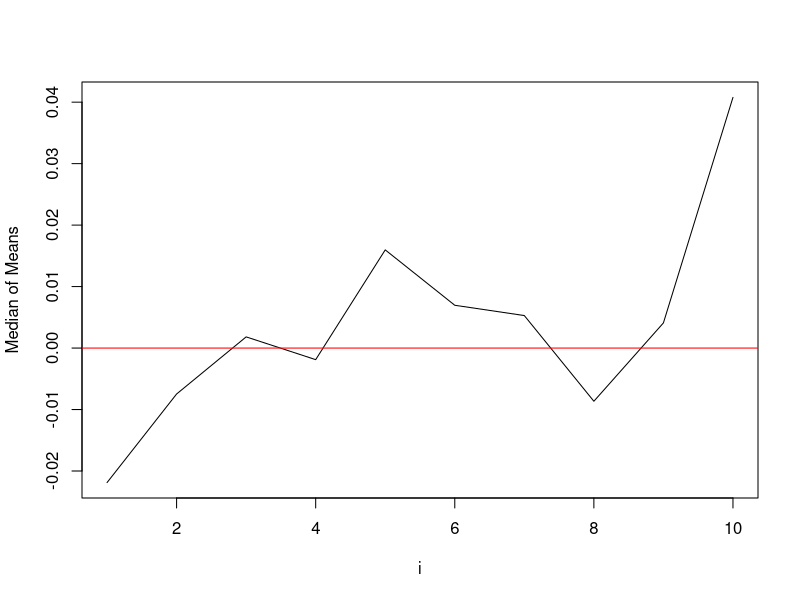

Generate this figure with R: (Note: this script raises an error after producing the figure.)
## ---- chunk 1
knitr::opts_chunk$set(echo = TRUE)
## ---- chunk 2
set.seed(1234)
## ---- chunk 3
median_of_means <- function(seq, n) {
  if (n > length(seq)) {
    n <- ceiling(length(seq) / 2)
  }
  indic <- rep(1:n, each = floor(length(seq) / n))
  indic <- sample(indic)
  moyennes <- sapply(1:n, function(block) mean(seq[indic == block]))
  return(median(moyennes))
}
## ---- chunk 4
rob_median_of_means <- function(seq, n, l) {
  res <- replicate(l, median_of_means(seq, n))
  return(mean(res))
}
## ---- chunk 5
M=0
population1=rnorm(1000,M,3)
c(median_of_means(population1, 10),mean(population1),(mean(population1) - median_of_means(population1, 10)) ^ 2)

## ---- chunk 6
c(rob_median_of_means(population1, 10, 20),mean(population1),(mean(population1) - rob_median_of_means(population1, 10, 20)) ^ 2)
## ---- chunk 7
population2=rnorm(1000,4,1)
c(median_of_means(population2, 10),mean(population2),(mean(population2) - median_of_means(population2, 10)) ^ 2)
## ---- chunk 8
c(rob_median_of_means(population2, 10, 20),mean(population2),(mean(population2) - rob_median_of_means(population2, 10, 20)) ^ 2)
## ---- chunk 9
population3=rt(1000, df=5)
c(median_of_means(population3, 10),mean(population3),(mean(population3) - median_of_means(population3, 10)) ^ 2)
## ---- chunk 10
c(rob_median_of_means(population3, 10, 20),mean(population3),(mean(population3) - rob_median_of_means(population3, 10, 20)) ^ 2)
## ---- chunk 11
median_of_means_opt <- function(seq, alpha) {
  n=length(seq)
  k <- abs(trunc(8*log(1/alpha)))
  m <- n/k
  indic <- rep(1:k, each = m)
  moyennes <- sapply(1:k, function(block) mean(seq[indic == block]))
  return(median(moyennes))
}

rob_median_of_means_opt <- function(seq, alpha, l) {
  res <- replicate(l, median_of_means_opt(seq, alpha))
  return(mean(res))
}
## ---- chunk 12
median_of_means_opt <- function(alpha) {
  population1=rnorm(1000,0,3)
  n=length(population1)
  vec=c()
  for (i in 1:10){
    k <- abs(trunc(i*log(1/alpha)))
    m <- n/k
    indic <- rep(1:k, each = m)
    moyennes <- sapply(1:k, function(block) mean(population1[indic == block]))
    vec[i]=median(moyennes)
  }
  return(vec)
}
median_of_means_opt(0.025)

median_of_means_opt <- function(seq, alpha, i) {
  n <- length(seq)
  k <- abs(trunc(i * log(1/alpha)))
  m <- n / k
  indic <- rep(1:k, each = m)
  moyennes <- sapply(1:k, function(block) mean(seq[indic == block]))
  return(median(moyennes))
}

population1 <- rnorm(1000, 0, 1)
alpha <- 0.025
i_values <- 1:10
median_values <- sapply(i_values, function(i) median_of_means_opt(population1, alpha, i))
plot(x = i_values, y = median_values, type = "l", xlab = "i", ylab = "Median of Means")
abline(h=0, col='red')
## ---- chunk 13
alpha=2.5
population1=rnorm(1000,0,3)
c(median_of_means_opt(population1, alpha),mean(population1),(mean(population1) - median_of_means_opt(population1, alpha)) ^ 2)
## ---- chunk 14
c(rob_median_of_means_opt(population1, alpha, 20),mean(population1),(mean(population1) - rob_median_of_means_opt(population1, alpha, 20)) ^ 2)
## ---- chunk 15
population_rd1=sample(x = -2:10, size = 1000, replace = TRUE, prob=NULL)
c(median_of_means(population_rd1, 10),mean(population_rd1),(mean(population_rd1) - median_of_means(population_rd1, 10)) ^ 2)
## ---- chunk 16
c(rob_median_of_means(population_rd1, 10, 20),mean(population_rd1),(mean(population_rd1) - rob_median_of_means(population_rd1, 10, 20)) ^ 2)
## ---- chunk 17
population_rd2=sample(x = seq(-1,1, by=0.001), size = 1000, replace = TRUE, prob=NULL)
c(median_of_means(population_rd2, alpha),mean(population_rd2),(mean(population_rd2) - median_of_means(population_rd2, alpha)) ^ 2)
## ---- chunk 18
c(rob_median_of_means(population_rd2, alpha, 20),mean(population_rd2),(mean(population_rd2) - rob_median_of_means(population_rd2, alpha, 20)) ^ 2)
## ---- chunk 19
c(median_of_means_opt(population_rd1, 10),mean(population_rd1),(mean(population_rd1) - median_of_means_opt(population_rd1, 10)) ^ 2)
## ---- chunk 20
c(rob_median_of_means_opt(population_rd1, 10, 20),mean(population_rd1),(mean(population_rd1) - rob_median_of_means_opt(population_rd1, 10, 20)) ^ 2)
## ---- chunk 21
c(median_of_means_opt(population_rd2, 10),mean(population_rd2),(mean(population_rd2) - median_of_means_opt(population_rd2, 10)) ^ 2)
## ---- chunk 22
c(rob_median_of_means_opt(population_rd2, 10, 20),mean(population_rd2),(mean(population_rd2) - rob_median_of_means_opt(population_rd2, 10, 20)) ^ 2)
## ---- chunk 23
population_rd3 <- sample(c(runif(1000, -1, 1), 50), 1000, replace = TRUE)
c(median_of_means_opt(population_rd2, 10),mean(population_rd2),(mean(population_rd2) - median_of_means_opt(population_rd2, 10)) ^ 2)
## ---- chunk 24
c(rob_median_of_means_opt(population_rd2, 10, 20),mean(population_rd2),(mean(population_rd2) - rob_median_of_means_opt(population_rd2, 10, 20)) ^ 2)
